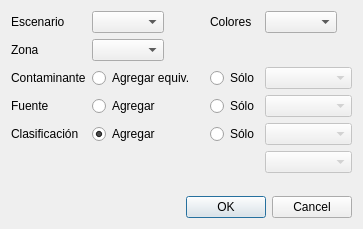
<?xml version="1.0" encoding="UTF-8"?>
<ui version="4.0">
 <class>MapaResultadosDlgClass</class>
 <widget class="QDialog" name="MapaResultadosDlgClass">
  <property name="geometry">
   <rect>
    <x>0</x>
    <y>0</y>
    <width>363</width>
    <height>229</height>
   </rect>
  </property>
  <property name="windowTitle">
   <string>Seleccione el listado...</string>
  </property>
  <layout class="QVBoxLayout" name="verticalLayout">
   <item>
    <layout class="QGridLayout" name="gridLayout">
     <item row="0" column="0">
      <widget class="QLabel" name="label_5">
       <property name="text">
        <string>Escenario</string>
       </property>
       <property name="buddy">
        <cstring>escenario</cstring>
       </property>
      </widget>
     </item>
     <item row="0" column="1">
      <layout class="QHBoxLayout" name="horizontalLayout_5">
       <item>
        <widget class="TComboBox" name="escenario"/>
       </item>
       <item>
        <spacer name="horizontalSpacer">
         <property name="orientation">
          <enum>Qt::Horizontal</enum>
         </property>
         <property name="sizeHint" stdset="0">
          <size>
           <width>40</width>
           <height>20</height>
          </size>
         </property>
        </spacer>
       </item>
      </layout>
     </item>
     <item row="1" column="0">
      <widget class="QLabel" name="label_3">
       <property name="text">
        <string>Zona</string>
       </property>
       <property name="buddy">
        <cstring>nivelZona</cstring>
       </property>
      </widget>
     </item>
     <item row="1" column="1">
      <layout class="QHBoxLayout" name="horizontalLayout_3">
       <item>
        <widget class="TComboBox" name="nivelZona">
         <property name="enabled">
          <bool>true</bool>
         </property>
        </widget>
       </item>
       <item>
        <spacer name="horizontalSpacer_2">
         <property name="orientation">
          <enum>Qt::Horizontal</enum>
         </property>
         <property name="sizeHint" stdset="0">
          <size>
           <width>40</width>
           <height>20</height>
          </size>
         </property>
        </spacer>
       </item>
      </layout>
     </item>
     <item row="2" column="0">
      <widget class="QLabel" name="label">
       <property name="text">
        <string>Contaminante</string>
       </property>
       <property name="buddy">
        <cstring>agregaContaminante</cstring>
       </property>
      </widget>
     </item>
     <item row="2" column="1">
      <widget class="QRadioButton" name="agregaContaminante">
       <property name="text">
        <string>Agregar equiv.</string>
       </property>
       <property name="checked">
        <bool>false</bool>
       </property>
      </widget>
     </item>
     <item row="2" column="2">
      <widget class="QRadioButton" name="soloContaminante">
       <property name="text">
        <string>Sólo</string>
       </property>
      </widget>
     </item>
     <item row="2" column="3">
      <widget class="TComboBox" name="contaminante">
       <property name="enabled">
        <bool>false</bool>
       </property>
       <property name="sizePolicy">
        <sizepolicy hsizetype="Preferred" vsizetype="Fixed">
         <horstretch>0</horstretch>
         <verstretch>0</verstretch>
        </sizepolicy>
       </property>
      </widget>
     </item>
     <item row="3" column="0">
      <widget class="QLabel" name="label_2">
       <property name="text">
        <string>Fuente</string>
       </property>
       <property name="buddy">
        <cstring>agregaFuente</cstring>
       </property>
      </widget>
     </item>
     <item row="3" column="1">
      <widget class="QRadioButton" name="agregaFuente">
       <property name="text">
        <string>Agregar</string>
       </property>
       <property name="checked">
        <bool>false</bool>
       </property>
      </widget>
     </item>
     <item row="3" column="2">
      <widget class="QRadioButton" name="soloFuente">
       <property name="text">
        <string>Sólo</string>
       </property>
      </widget>
     </item>
     <item row="3" column="3">
      <widget class="TComboBox" name="fuente">
       <property name="enabled">
        <bool>false</bool>
       </property>
       <property name="sizePolicy">
        <sizepolicy hsizetype="Preferred" vsizetype="Fixed">
         <horstretch>1</horstretch>
         <verstretch>0</verstretch>
        </sizepolicy>
       </property>
      </widget>
     </item>
     <item row="4" column="0">
      <widget class="QLabel" name="label_4">
       <property name="text">
        <string>Clasificación</string>
       </property>
       <property name="buddy">
        <cstring>agregaClasificacion</cstring>
       </property>
      </widget>
     </item>
     <item row="4" column="1">
      <widget class="QRadioButton" name="agregaClasificacion">
       <property name="text">
        <string>Agregar</string>
       </property>
       <property name="checked">
        <bool>true</bool>
       </property>
      </widget>
     </item>
     <item row="4" column="2">
      <widget class="QRadioButton" name="soloClasificacion">
       <property name="text">
        <string>Sólo</string>
       </property>
      </widget>
     </item>
     <item row="4" column="3">
      <widget class="TComboBox" name="nivelClasificacion">
       <property name="enabled">
        <bool>false</bool>
       </property>
       <property name="sizePolicy">
        <sizepolicy hsizetype="Preferred" vsizetype="Fixed">
         <horstretch>1</horstretch>
         <verstretch>0</verstretch>
        </sizepolicy>
       </property>
      </widget>
     </item>
     <item row="5" column="3">
      <widget class="TComboBox" name="clasificacion">
       <property name="enabled">
        <bool>false</bool>
       </property>
       <property name="sizePolicy">
        <sizepolicy hsizetype="Preferred" vsizetype="Fixed">
         <horstretch>1</horstretch>
         <verstretch>0</verstretch>
        </sizepolicy>
       </property>
      </widget>
     </item>
     <item row="0" column="3">
      <layout class="QHBoxLayout" name="horizontalLayout">
       <item>
        <widget class="QComboBox" name="comboColor"/>
       </item>
       <item>
        <spacer name="horizontalSpacer_3">
         <property name="orientation">
          <enum>Qt::Horizontal</enum>
         </property>
         <property name="sizeHint" stdset="0">
          <size>
           <width>40</width>
           <height>20</height>
          </size>
         </property>
        </spacer>
       </item>
      </layout>
     </item>
     <item row="0" column="2">
      <widget class="QLabel" name="label_6">
       <property name="text">
        <string>Colores</string>
       </property>
       <property name="buddy">
        <cstring>comboColor</cstring>
       </property>
      </widget>
     </item>
    </layout>
   </item>
   <item>
    <spacer name="verticalSpacer">
     <property name="orientation">
      <enum>Qt::Vertical</enum>
     </property>
     <property name="sizeHint" stdset="0">
      <size>
       <width>20</width>
       <height>16</height>
      </size>
     </property>
    </spacer>
   </item>
   <item>
    <widget class="QDialogButtonBox" name="buttonBox">
     <property name="orientation">
      <enum>Qt::Horizontal</enum>
     </property>
     <property name="standardButtons">
      <set>QDialogButtonBox::Cancel|QDialogButtonBox::Ok</set>
     </property>
    </widget>
   </item>
  </layout>
 </widget>
 <customwidgets>
  <customwidget>
   <class>TComboBox</class>
   <extends>QComboBox</extends>
   <header>ts.h</header>
  </customwidget>
 </customwidgets>
 <tabstops>
  <tabstop>escenario</tabstop>
  <tabstop>nivelZona</tabstop>
  <tabstop>comboColor</tabstop>
  <tabstop>agregaContaminante</tabstop>
  <tabstop>soloContaminante</tabstop>
  <tabstop>contaminante</tabstop>
  <tabstop>agregaFuente</tabstop>
  <tabstop>soloFuente</tabstop>
  <tabstop>fuente</tabstop>
  <tabstop>agregaClasificacion</tabstop>
  <tabstop>soloClasificacion</tabstop>
  <tabstop>nivelClasificacion</tabstop>
  <tabstop>clasificacion</tabstop>
  <tabstop>buttonBox</tabstop>
 </tabstops>
 <resources/>
 <connections>
  <connection>
   <sender>buttonBox</sender>
   <signal>accepted()</signal>
   <receiver>MapaResultadosDlgClass</receiver>
   <slot>accept()</slot>
   <hints>
    <hint type="sourcelabel">
     <x>177</x>
     <y>255</y>
    </hint>
    <hint type="destinationlabel">
     <x>157</x>
     <y>170</y>
    </hint>
   </hints>
  </connection>
  <connection>
   <sender>buttonBox</sender>
   <signal>rejected()</signal>
   <receiver>MapaResultadosDlgClass</receiver>
   <slot>reject()</slot>
   <hints>
    <hint type="sourcelabel">
     <x>177</x>
     <y>255</y>
    </hint>
    <hint type="destinationlabel">
     <x>286</x>
     <y>170</y>
    </hint>
   </hints>
  </connection>
  <connection>
   <sender>soloContaminante</sender>
   <signal>toggled(bool)</signal>
   <receiver>contaminante</receiver>
   <slot>setEnabled(bool)</slot>
   <hints>
    <hint type="sourcelabel">
     <x>281</x>
     <y>89</y>
    </hint>
    <hint type="destinationlabel">
     <x>313</x>
     <y>91</y>
    </hint>
   </hints>
  </connection>
  <connection>
   <sender>soloFuente</sender>
   <signal>toggled(bool)</signal>
   <receiver>fuente</receiver>
   <slot>setEnabled(bool)</slot>
   <hints>
    <hint type="sourcelabel">
     <x>281</x>
     <y>119</y>
    </hint>
    <hint type="destinationlabel">
     <x>313</x>
     <y>119</y>
    </hint>
   </hints>
  </connection>
  <connection>
   <sender>soloClasificacion</sender>
   <signal>toggled(bool)</signal>
   <receiver>clasificacion</receiver>
   <slot>setEnabled(bool)</slot>
   <hints>
    <hint type="sourcelabel">
     <x>281</x>
     <y>147</y>
    </hint>
    <hint type="destinationlabel">
     <x>368</x>
     <y>175</y>
    </hint>
   </hints>
  </connection>
  <connection>
   <sender>soloClasificacion</sender>
   <signal>toggled(bool)</signal>
   <receiver>nivelClasificacion</receiver>
   <slot>setEnabled(bool)</slot>
   <hints>
    <hint type="sourcelabel">
     <x>258</x>
     <y>133</y>
    </hint>
    <hint type="destinationlabel">
     <x>392</x>
     <y>141</y>
    </hint>
   </hints>
  </connection>
 </connections>
</ui>
